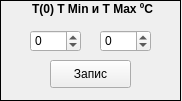
<?xml version="1.0" encoding="UTF-8"?>
<ui version="4.0">
 <class>Form</class>
 <widget class="QWidget" name="Form">
  <property name="geometry">
   <rect>
    <x>0</x>
    <y>0</y>
    <width>182</width>
    <height>101</height>
   </rect>
  </property>
  <property name="windowTitle">
   <string>Form</string>
  </property>
  <widget class="QGroupBox" name="tminTmaxFrame">
   <property name="geometry">
    <rect>
     <x>0</x>
     <y>0</y>
     <width>181</width>
     <height>101</height>
    </rect>
   </property>
   <property name="font">
    <font>
     <weight>75</weight>
     <bold>true</bold>
    </font>
   </property>
   <property name="styleSheet">
    <string notr="true">QGroupBox {border-color: rgb(0, 0, 0);border-style: solid; border-width: 1px;}</string>
   </property>
   <property name="title">
    <string>T(0) T Min и T Max ºC</string>
   </property>
   <property name="alignment">
    <set>Qt::AlignCenter</set>
   </property>
   <widget class="QSpinBox" name="spinTmin">
    <property name="geometry">
     <rect>
      <x>30</x>
      <y>30</y>
      <width>51</width>
      <height>22</height>
     </rect>
    </property>
    <property name="inputMethodHints">
     <set>Qt::ImhFormattedNumbersOnly</set>
    </property>
    <property name="buttonSymbols">
     <enum>QAbstractSpinBox::UpDownArrows</enum>
    </property>
    <property name="minimum">
     <number>-255</number>
    </property>
    <property name="maximum">
     <number>255</number>
    </property>
   </widget>
   <widget class="QPushButton" name="btnSaveTmin">
    <property name="geometry">
     <rect>
      <x>50</x>
      <y>60</y>
      <width>81</width>
      <height>28</height>
     </rect>
    </property>
    <property name="focusPolicy">
     <enum>Qt::TabFocus</enum>
    </property>
    <property name="text">
     <string>Запис</string>
    </property>
   </widget>
   <widget class="QSpinBox" name="spinTmax">
    <property name="geometry">
     <rect>
      <x>100</x>
      <y>30</y>
      <width>51</width>
      <height>22</height>
     </rect>
    </property>
    <property name="inputMethodHints">
     <set>Qt::ImhFormattedNumbersOnly</set>
    </property>
    <property name="buttonSymbols">
     <enum>QAbstractSpinBox::UpDownArrows</enum>
    </property>
    <property name="minimum">
     <number>-255</number>
    </property>
    <property name="maximum">
     <number>255</number>
    </property>
   </widget>
  </widget>
 </widget>
 <resources/>
 <connections/>
</ui>
